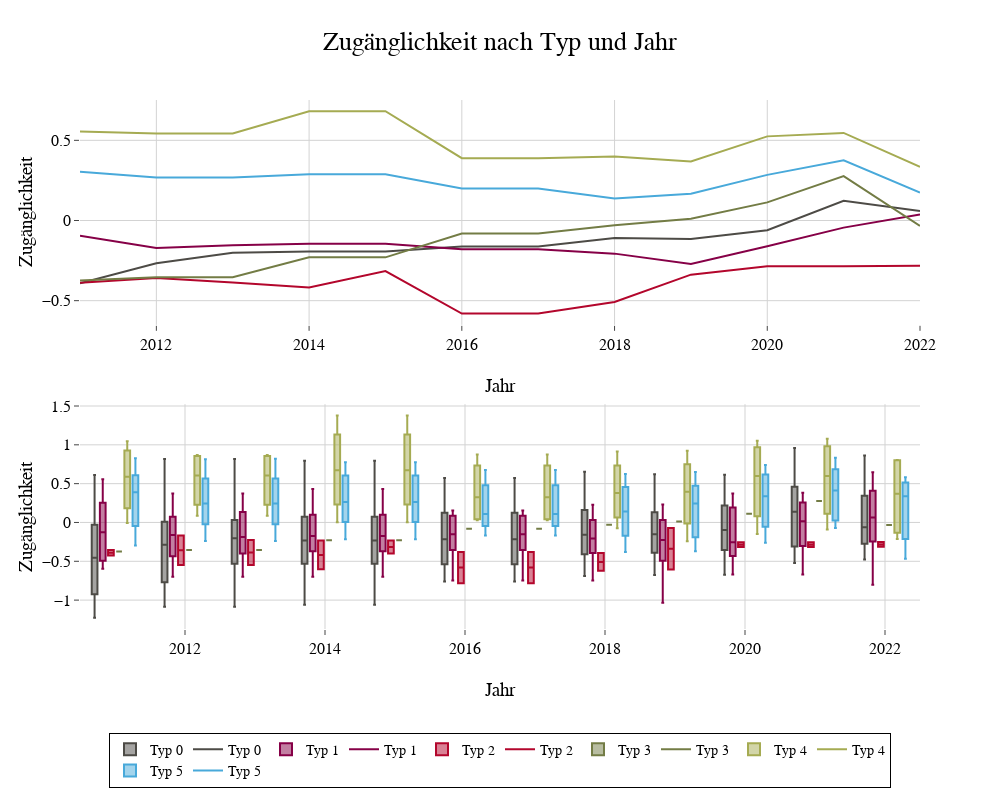

Notebook code for this chart:
### Code cell
vari = 'Zugänglichkeit'
plot_bar = df_f[list(name_map.keys())].reset_index()
color_seq = [color_palette[3], color_palette[4], color_palette[5], color_palette[7], color_palette[12], color_palette[13]]

fig = go.Figure()
fig = make_subplots(
    rows=2, cols=1,
)
tmp_codes = np.sort(plot_bar['Codierung'].unique())

for code in tmp_codes:
    plot_bar_tmp = plot_bar[plot_bar['Codierung'] == code]
    x = plot_bar_tmp['Jahr']
    fig.add_trace(go.Box(
        x=x,
        y=plot_bar_tmp[vari],
        name=str(code),
        boxpoints=False,
        marker_color=color_seq[code]
    ),
        row=2, col=1
    )
    plot_line_tmp = plot_bar_tmp[['Jahr', vari]].groupby('Jahr').mean()
    fig.add_trace(go.Scatter(
        x=plot_line_tmp.index,
        y=plot_line_tmp[vari],
        name=str(code),
        marker_color=color_seq[code],
        mode='lines',
    ),
        row=1, col=1
    )

fig.update_xaxes(title_text="Jahr", row=1, col=1)
fig.update_yaxes(title_text=vari, row=1, col=1)
fig.update_xaxes(title_text="Jahr", row=2, col=1)
fig.update_yaxes(title_text=vari, row=2, col=1)

fig.update_traces(name='Typ 0', selector=dict(name="0"))
fig.update_traces(name='Typ 1', selector=dict(name="1"))
fig.update_traces(name='Typ 2', selector=dict(name="2"))
fig.update_traces(name='Typ 3', selector=dict(name="3"))
fig.update_traces(name='Typ 4', selector=dict(name="4"))
fig.update_traces(name='Typ 5', selector=dict(name="5"))

fig.update_layout(
    boxmode='group',
    legend=dict(
        orientation="h",
        yanchor="bottom",
        y=-0.3,
        xanchor="center",
        x=0.5
    ),
    title=f'{vari} nach Typ und Jahr',
    height=800,
    width=1000
)
fig.show()
